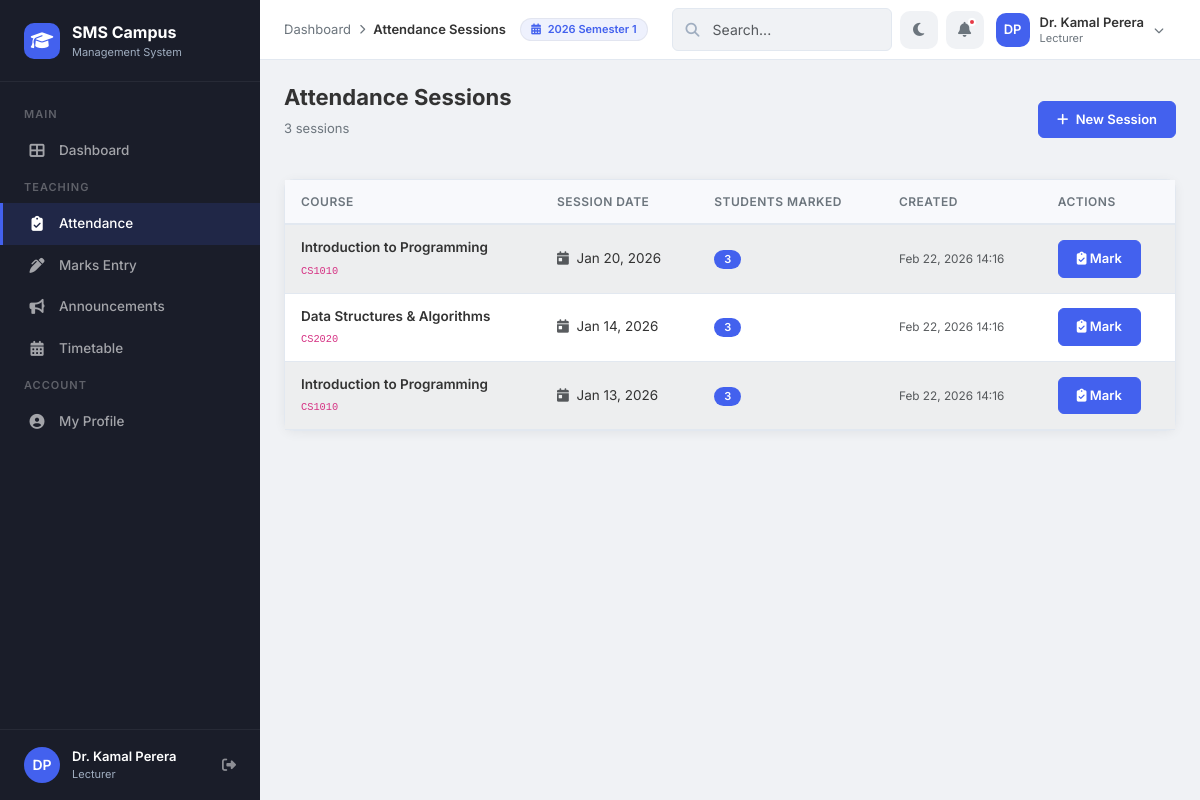
The page /modules/attendance/index.php (signed in) on the database its author committed.
### tables this page shows
CREATE TABLE IF NOT EXISTS `academic_periods` (
    `period_id`  INT(11)      NOT NULL AUTO_INCREMENT,
    `name`       VARCHAR(100) NOT NULL,
    `start_date` DATE         NOT NULL,
    `end_date`   DATE         NOT NULL,
    `is_current` TINYINT(1)   NOT NULL DEFAULT 0,
    PRIMARY KEY (`period_id`)
);

CREATE TABLE IF NOT EXISTS `attendance_sessions` (
    `session_id`   INT(11)  NOT NULL AUTO_INCREMENT,
    `course_id`    INT(11)  NOT NULL,
    `lecturer_id`  INT(11)  NOT NULL,
    `session_date` DATE     NOT NULL,
    `created_at`   TIMESTAMP NOT NULL DEFAULT CURRENT_TIMESTAMP,
    PRIMARY KEY (`session_id`),
    UNIQUE KEY `uk_session` (`course_id`, `lecturer_id`, `session_date`),
    CONSTRAINT `fk_sess_course`   FOREIGN KEY (`course_id`)   REFERENCES `courses`   (`course_id`)   ON DELETE CASCADE,
    CONSTRAINT `fk_sess_lecturer` FOREIGN KEY (`lecturer_id`) REFERENCES `lecturers` (`lecturer_id`) ON DELETE CASCADE
);

CREATE TABLE IF NOT EXISTS `courses` (
    `course_id`   INT(11)      NOT NULL AUTO_INCREMENT,
    `course_code` VARCHAR(20)  NOT NULL,
    `course_name` VARCHAR(150) NOT NULL,
    `credits`     INT(11)      NOT NULL DEFAULT 3,
    `created_at`  TIMESTAMP    NOT NULL DEFAULT CURRENT_TIMESTAMP,
    PRIMARY KEY (`course_id`),
    UNIQUE KEY `uk_courses_code` (`course_code`)
);

### includes/helpers.php (called while the page is built, shortened)
<?php
function e($value) {
    return htmlspecialchars($value ?? '', ENT_QUOTES, 'UTF-8');
}
?>

### modules/attendance/index.php (the view, shortened to what this page needs)
<?php
require_once '../../includes/helpers.php';
require_once '../../config/db.php';
$userId = $_SESSION['user_id'];
$stmt = $pdo->prepare("SELECT lecturer_id FROM lecturers WHERE user_id = ?");
$stmt->execute([$userId]);
$lecturer = $stmt->fetch();
$lecturerId = $lecturer['lecturer_id'];
$stmt = $pdo->prepare("
    SELECT s.session_id, s.session_date, s.created_at,
           c.course_id, c.course_code, c.course_name,
           COUNT(ar.record_id) as marked_count
    FROM attendance_sessions s
    INNER JOIN courses c ON s.course_id = c.course_id
    LEFT JOIN attendance_records ar ON s.session_id = ar.session_id
    WHERE s.lecturer_id = ?
    GROUP BY s.session_id, s.session_date, s.created_at, c.course_id, c.course_code, c.course_name
    ORDER BY s.session_date DESC, s.created_at DESC
");
$stmt->execute([$lecturerId]);
$sessions = $stmt->fetchAll();
$breadcrumbs = [
    ['label' => 'Dashboard', 'url' => '../../dashboards/lecturer_dashboard.php'],
    ['label' => 'Attendance Sessions']
];
require_once '../../includes/header.php';
?>
<div class="page-header">
    <div>
        <h1>Attendance Sessions</h1>
        <p><?php echo count($sessions); ?> sessions</p>
    </div>
    <a href="create_session.php" class="btn btn-primary"><i class="fas fa-plus me-1"></i> New Session</a>
</div>
<div class="card table-card">
    <div class="table-responsive">
        <table class="table table-striped table-hover mb-0">
            <thead>
                <tr><th>Course</th><th>Session Date</th><th>Students Marked</th><th>Created</th><th>Actions</th></tr>
            </thead>
            <tbody>
                <?php if (count($sessions) > 0): ?>
                    <?php foreach ($sessions as $s): ?>
                    <tr>
                        <td>
                            <div class="fw-600"><?php echo e($s['course_name']); ?></div>
                            <small class="text-muted"><code><?php echo e($s['course_code']); ?></code></small>
                        </td>
                        <td><i class="fas fa-calendar-day text-muted me-1"></i> <?php echo date('M d, Y', strtotime($s['session_date'])); ?></td>
                        <td><span class="badge bg-primary"><?php echo $s['marked_count']; ?></span></td>
                        <td><small class="text-muted"><?php echo date('M d, Y H:i', strtotime($s['created_at'])); ?></small></td>
                        <td>
                            <a href="mark.php?session_id=<?php echo $s['session_id']; ?>" class="btn btn-sm btn-primary" title="Mark/Edit">
                                <i class="fas fa-clipboard-check"></i> Mark
                            </a>
                        </td>
                    </tr>
                    <?php endforeach; ?>
                <?php endif; ?>
            </tbody>
        </table>
    </div>
</div>
<?php require_once '../../includes/footer.php'; ?>

### includes/header.php (shortened to what this page needs)
<?php
if (!isset($hideSearch))   $hideSearch  = false;
if (!isset($isLoginPage)) $isLoginPage = false;
$_scriptPath = $_SERVER['SCRIPT_NAME'];
if (strpos($_scriptPath, '/dashboards/') !== false) {
    $assetBase = '../assets/';
} elseif (strpos($_scriptPath, '/modules/') !== false) {
    $assetBase = '../../assets/';
} else {
    $assetBase = 'assets/';
}
if (strpos($_scriptPath, '/dashboards/') !== false) {
    $includeBase = '../includes/';
} elseif (strpos($_scriptPath, '/modules/') !== false) {
    $includeBase = '../../includes/';
} else {
    $includeBase = 'includes/';
}
$userName   = $_SESSION['full_name'] ?? 'User';
$userRole   = $_SESSION['role'] ?? 'guest';
$nameParts  = explode(' ', $userName);
$_initials  = strtoupper(substr($nameParts[0], 0, 1));
if (count($nameParts) > 1) {
    $_initials .= strtoupper(substr(end($nameParts), 0, 1));
}
?>
<!DOCTYPE html>
<html lang="en">
<head>
    <link href="https://cdn.jsdelivr.net/npm/bootstrap@5.3.3/dist/css/bootstrap.min.css" rel="stylesheet">
    <link href="https://cdnjs.cloudflare.com/ajax/libs/font-awesome/6.5.1/css/all.min.css" rel="stylesheet">
    <link href="<?php echo $assetBase; ?>css/style.css" rel="stylesheet">
</head>
<body class="<?php echo $isLoginPage ? 'login-body' : ''; ?>">
<?php if (!$isLoginPage): ?>
    <?php require_once $includeBase . 'sidebar.php'; ?>
    <header class="topbar">
        <div class="topbar-left">
            <?php if (!empty($breadcrumbs)): ?>
            <div class="breadcrumb-nav">
                <?php foreach ($breadcrumbs as $i => $crumb): ?>
                    <?php if ($i > 0): ?><span class="separator"><i class="fas fa-chevron-right"></i></span><?php endif; ?>
                    <?php if (isset($crumb['url'])): ?>
                        <a href="<?php echo $crumb['url']; ?>"><?php echo htmlspecialchars($crumb['label']); ?></a>
                    <?php else: ?>
                        <span class="current"><?php echo htmlspecialchars($crumb['label']); ?></span>
                    <?php endif; ?>
                <?php endforeach; ?>
            </div>
            <?php endif; ?>
        </div>
        <div class="topbar-right">
            <div class="d-none d-md-flex align-items-center me-3" style="font-size: 13px;">
                <?php
                $currentPeriodName = 'No Active Period';
                if (isset($pdo)) {
                    try {
                        $cpStmt = $pdo->query("SELECT name FROM academic_periods WHERE is_current = 1 LIMIT 1");
                        if ($cp = $cpStmt->fetch()) {
                            $currentPeriodName = $cp['name'];
                        }
                    } catch (PDOException $e) {}
                }
                ?>
                <span class="badge" style="background:var(--primary-light); color:var(--primary); padding: 5px 10px; border: 1px solid rgba(0,0,0,0.05);"><i class="fas fa-calendar-alt me-1"></i> <?php echo htmlspecialchars($currentPeriodName); ?></span>
            </div>
            <?php if (!$hideSearch): ?>
            <div class="search-box d-none d-md-block" style="width:220px;">
                <i class="fas fa-search"></i>
                <input type="text" class="form-control form-control-sm" placeholder="Search...">
            </div>
            <?php endif; ?>
            <button class="topbar-icon-btn" id="darkModeToggle" title="Toggle Dark Mode">
                <i class="fas fa-moon"></i>
            </button>
            <button class="topbar-icon-btn" title="Notifications">
                <i class="fas fa-bell"></i>
                <span class="notification-dot"></span>
            </button>
            <div class="dropdown">
                <div class="user-dropdown" data-bs-toggle="dropdown" aria-expanded="false">
                    <div class="avatar-sm"><?php echo $_initials; ?></div>
                    <div class="user-meta d-none d-sm-block">
                        <div class="name"><?php echo htmlspecialchars($userName); ?></div>
                        <div class="role"><?php echo ucfirst($userRole); ?></div>
                    </div>
                    <i class="fas fa-chevron-down" style="font-size:10px; color:var(--text-muted);"></i>
                </div>
            </div>
        </div>
    </header>
    <main class="main-content">
<?php endif; ?>

### rows shown on the page
academic_periods: name "2026 Semester 1"
attendance_sessions: course.course_name "Introduction to Programming", course.course_code "CS1010", session_date "Jan 20, 2026", marked_count "3", created_at "Feb 22, 2026 14:16"
attendance_sessions: course.course_name "Data Structures & Algorithms", course.course_code "CS2020", session_date "Jan 14, 2026", marked_count "3", created_at "Feb 22, 2026 14:16"
attendance_sessions: course.course_name "Introduction to Programming", course.course_code "CS1010", session_date "Jan 13, 2026", marked_count "3", created_at "Feb 22, 2026 14:16"

### other values the page prints
$initials "DP"
$userName "Dr. Kamal Perera"
$role "Lecturer"
$crumb['label'] "Dashboard"
$crumb['label'] "Attendance Sessions"
$_initials "DP"
$userRole "Lecturer"
count($sessions) "3"
